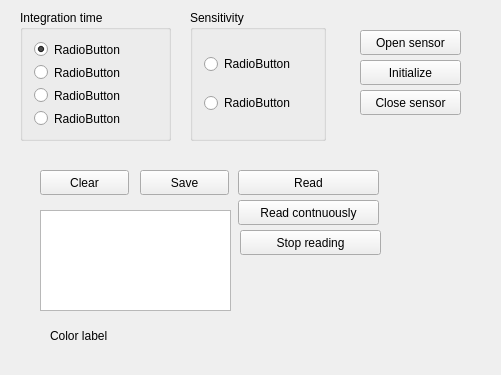
<?xml version="1.0" encoding="UTF-8"?>
<ui version="4.0">
 <class>Widget</class>
 <widget class="QWidget" name="Widget">
  <property name="geometry">
   <rect>
    <x>0</x>
    <y>0</y>
    <width>501</width>
    <height>375</height>
   </rect>
  </property>
  <property name="windowTitle">
   <string>Widget</string>
  </property>
  <widget class="QPushButton" name="pushButton">
   <property name="geometry">
    <rect>
     <x>360</x>
     <y>30</y>
     <width>101</width>
     <height>25</height>
    </rect>
   </property>
   <property name="text">
    <string>Open sensor</string>
   </property>
  </widget>
  <widget class="QPushButton" name="pushButton_2">
   <property name="geometry">
    <rect>
     <x>360</x>
     <y>90</y>
     <width>101</width>
     <height>25</height>
    </rect>
   </property>
   <property name="text">
    <string>Close sensor</string>
   </property>
  </widget>
  <widget class="QPushButton" name="pushButton_3">
   <property name="geometry">
    <rect>
     <x>360</x>
     <y>60</y>
     <width>101</width>
     <height>25</height>
    </rect>
   </property>
   <property name="text">
    <string>Initialize</string>
   </property>
  </widget>
  <widget class="QPushButton" name="pushButton_4">
   <property name="geometry">
    <rect>
     <x>238</x>
     <y>170</y>
     <width>141</width>
     <height>25</height>
    </rect>
   </property>
   <property name="text">
    <string>Read</string>
   </property>
  </widget>
  <widget class="QPushButton" name="pushButton_5">
   <property name="geometry">
    <rect>
     <x>238</x>
     <y>200</y>
     <width>141</width>
     <height>25</height>
    </rect>
   </property>
   <property name="text">
    <string>Read contnuously</string>
   </property>
  </widget>
  <widget class="QPushButton" name="pushButton_6">
   <property name="geometry">
    <rect>
     <x>240</x>
     <y>230</y>
     <width>141</width>
     <height>25</height>
    </rect>
   </property>
   <property name="text">
    <string>Stop reading</string>
   </property>
  </widget>
  <widget class="QPlainTextEdit" name="plainTextEdit">
   <property name="geometry">
    <rect>
     <x>40</x>
     <y>210</y>
     <width>191</width>
     <height>101</height>
    </rect>
   </property>
  </widget>
  <widget class="QPushButton" name="pushButton_7">
   <property name="geometry">
    <rect>
     <x>40</x>
     <y>170</y>
     <width>89</width>
     <height>25</height>
    </rect>
   </property>
   <property name="text">
    <string>Clear</string>
   </property>
  </widget>
  <widget class="QPushButton" name="pushButton_8">
   <property name="geometry">
    <rect>
     <x>140</x>
     <y>170</y>
     <width>89</width>
     <height>25</height>
    </rect>
   </property>
   <property name="text">
    <string>Save</string>
   </property>
  </widget>
  <widget class="QLabel" name="label">
   <property name="geometry">
    <rect>
     <x>50</x>
     <y>320</y>
     <width>181</width>
     <height>31</height>
    </rect>
   </property>
   <property name="text">
    <string>Color label</string>
   </property>
  </widget>
  <widget class="QGroupBox" name="groupBox">
   <property name="geometry">
    <rect>
     <x>20</x>
     <y>10</y>
     <width>151</width>
     <height>131</height>
    </rect>
   </property>
   <property name="title">
    <string>Integration time</string>
   </property>
   <layout class="QVBoxLayout" name="verticalLayout">
    <item>
     <widget class="QRadioButton" name="radioButton">
      <property name="text">
       <string>RadioButton</string>
      </property>
      <property name="checked">
       <bool>true</bool>
      </property>
     </widget>
    </item>
    <item>
     <widget class="QRadioButton" name="radioButton_2">
      <property name="text">
       <string>RadioButton</string>
      </property>
     </widget>
    </item>
    <item>
     <widget class="QRadioButton" name="radioButton_3">
      <property name="text">
       <string>RadioButton</string>
      </property>
     </widget>
    </item>
    <item>
     <widget class="QRadioButton" name="radioButton_4">
      <property name="text">
       <string>RadioButton</string>
      </property>
     </widget>
    </item>
   </layout>
  </widget>
  <widget class="QGroupBox" name="groupBox_2">
   <property name="geometry">
    <rect>
     <x>190</x>
     <y>10</y>
     <width>136</width>
     <height>131</height>
    </rect>
   </property>
   <property name="title">
    <string>Sensitivity</string>
   </property>
   <layout class="QVBoxLayout" name="verticalLayout_2">
    <item>
     <widget class="QRadioButton" name="radioButton_5">
      <property name="text">
       <string>RadioButton</string>
      </property>
     </widget>
    </item>
    <item>
     <widget class="QRadioButton" name="radioButton_6">
      <property name="text">
       <string>RadioButton</string>
      </property>
     </widget>
    </item>
   </layout>
  </widget>
 </widget>
 <layoutdefault spacing="6" margin="11"/>
 <resources/>
 <connections/>
</ui>
